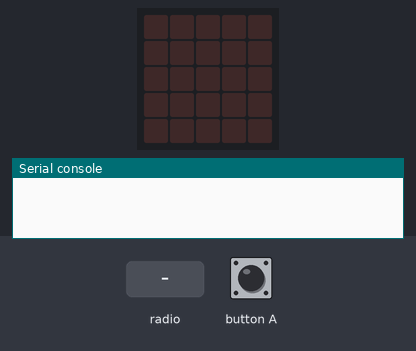
This program was run on a simulated BBC micro:bit (MakeCode). Shown: the board's 5×5 LED display, the last lines printed to the serial console. The inputs (shaded band) are chosen by the test bench. No radio messages arrive unless stated (any console line starting 'radio sent:' is added by the test bench).

Above: at 1.2 s.
1.3 s: button A pressed for 0.15 s
At 2.0 s:
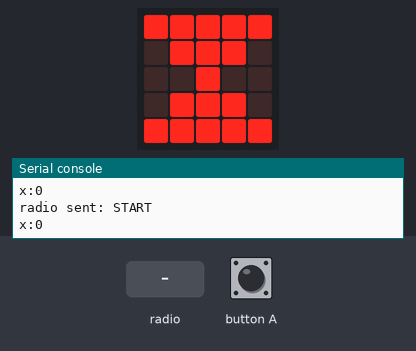
2.9 s: radio message "FINISH" arrives
At 3.7 s:
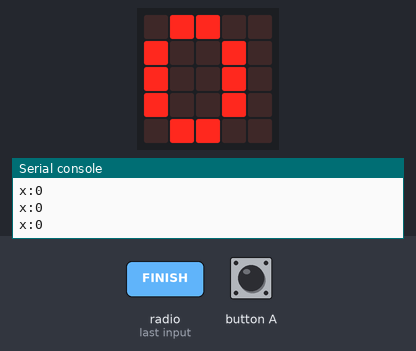
Timing chart, 0 to 5.9 s (numbered marks = the images above; inputs shaded):
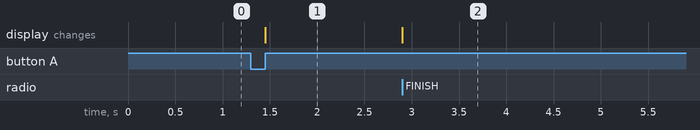

Measured:
- after the input at 1.3 s, the display: changes after 0.15 s (image 1)
- after the input at 2.9 s, the display: changes at once (image 2)

The program:

main.ts
```typescript
radio.onReceivedNumber(function (receivedNumber) {
    if (receivedNumber > 跳绳个数) {
        跳绳个数 = receivedNumber
    }
})
input.onButtonPressed(Button.A, function () {
    跳绳个数 = 0
    正在跳绳 = 1
    basic.showLeds(`
        # # # # #
        . # # # .
        . . # . .
        . # # # .
        # # # # #
        `)
    radio.sendString("START")
})
radio.onReceivedString(function (receivedString) {
    if (receivedString == "FINISH") {
        正在跳绳 = 0
        basic.showNumber(跳绳个数)
    }
})
let 正在跳绳 = 0
let 跳绳个数 = 0
跳绳个数 = 0
正在跳绳 = 0
radio.setGroup(31)
basic.forever(function () {
    if (正在跳绳 == 1) {
        serial.writeValue("x", 跳绳个数)
        basic.pause(200)
    }
})
```

test.ts
```typescript
// 在此处测试；当此软件包作为插件使用时，将不会编译此软件包。
```
